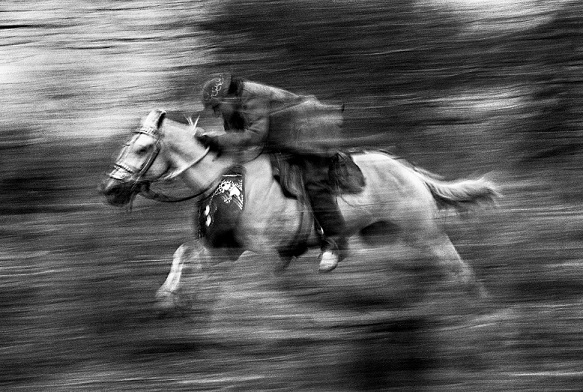
#> input picture imagens/cavalo.jpg, 583 x 392 px
$ jupyter execute comum_operations.ipynb
#> lines starting #> are read from the running program, lines starting #| are printed output that depends on the picture; after the words box and inside, x2 and y2 are one past the last pixel; in counts of white or black regions, pixels touching at a corner belong together
[cell 1]
import cv2
from glob import glob
import matplotlib.pyplot as plt
import numpy as np
from pathlib import Path

[cell 2]
def get_segmented_img(src, num_colors=2):

    vector             = src.reshape(-1).astype(np.float32)
    criteria           = (cv2.TERM_CRITERIA_EPS + cv2.TERM_CRITERIA_MAX_ITER, 5, 1.0)
    _, labels, centers = cv2.kmeans(vector, num_colors, None, criteria, attempts=5, flags=cv2.KMEANS_PP_CENTERS)

    labels_w_color  = centers[labels.flatten()]
    segmented       = labels_w_color.reshape((src.shape)).astype(np.uint8)
    return segmented

[cell 3]
scale_factor = 1/8
path = "imagens/cavalo.jpg"
src = cv2.imread(path, 0)
#> src is the input picture: shape (392, 583); min 0, max 255, mean 91
src_res = cv2.resize(src, None, fx=scale_factor, fy=scale_factor, interpolation=cv2.INTER_LINEAR)
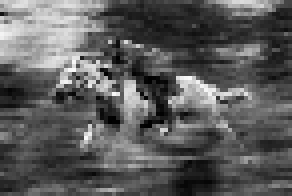
#> src_res: shape (49, 73) (shown 4 times larger); min 0, max 250, mean 91.5
draw = cv2.putText(src.copy(), Path(path).stem, (0, 40), cv2.FONT_HERSHEY_SIMPLEX, 2, (255), 3)

[cell 4]
rows,cols = src.shape
#> rows = 392; cols = 583
pts1 = np.float32([[10, 100],[200,50],[50,200]])
pts2 = np.float32([[40, 130],[190,70],[50,200]])
M = cv2.getAffineTransform(pts1,pts2)
dst = cv2.warpAffine(src,M,(cols,rows))
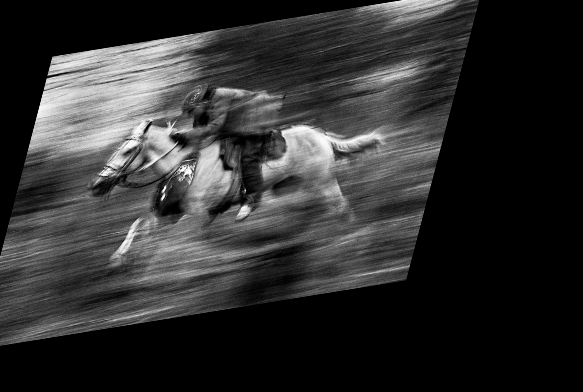
#> dst: shape (392, 583); min 0, max 255, mean 47.6

[cell 5]
plt.figure(figsize=(30, 10))
plt.subplot(2,5, 1);plt.title("Histogram")#;plt.axis('off')
plt.hist(src.ravel())
plt.subplot(2,5, 2);plt.title("Src");plt.axis('off')
plt.imshow(src, cmap='gray')
plt.subplot(2,5, 3);plt.title("Flip Ax 0");plt.axis('off')
plt.imshow(src[::-1], cmap='gray')
plt.subplot(2,5, 4);plt.title("Flip Ax 1");plt.axis('off')
plt.imshow(src[:, ::-1], cmap='gray')
plt.subplot(2,5, 5);plt.title("Color Map Jet");plt.axis('off')
plt.imshow(src, cmap='jet')

plt.subplot(2,5, 6);plt.title("Resize");plt.axis('off')
plt.imshow(src_res, cmap='gray')
plt.subplot(2,5, 7);plt.title("Segment K = 2");plt.axis('off')
plt.imshow(get_segmented_img(src), cmap='gray')
#> in get_segmented_img, `_, labels, centers = cv2.kmeans(vector, num_colors, None, criteria, at..`: centers = [64.41, 171]
#> in get_segmented_img, `segmented       = labels_w_color.reshape((src.shape)).astype(np.uint8)`:
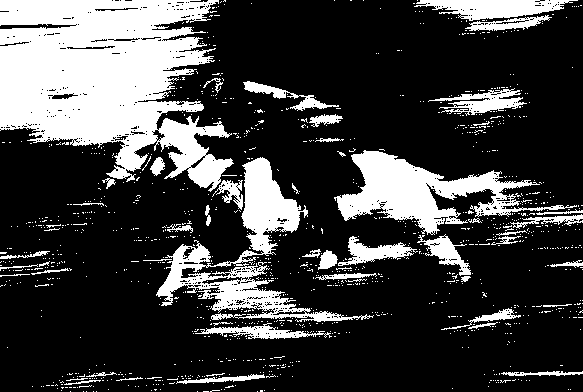
#> segmented: shape (392, 583); values 64 (black) and 170 (white), 25% white; 1148 white regions (1096 under 20 px), largest, box (x1, y1, x2, y2) and area: (0, 0, 234, 192) 28214, (156, 157, 374, 322) 7924, (334, 150, 577, 235) 7293
plt.subplot(2,5, 8);plt.title("Segment K = 4");plt.axis('off')
plt.imshow(get_segmented_img(src, 4), cmap='gray')
#> call 2 of get_segmented_img, with num_colors = 4
#> in get_segmented_img (call 2), `_, labels, centers = cv2.kmeans(vector, num_colors, None, criteria, at..`: centers = [78.3, 37.8, 195.2, 125.2]
#> in get_segmented_img (call 2), `segmented       = labels_w_color.reshape((src.shape)).astype(np.uint8)`:
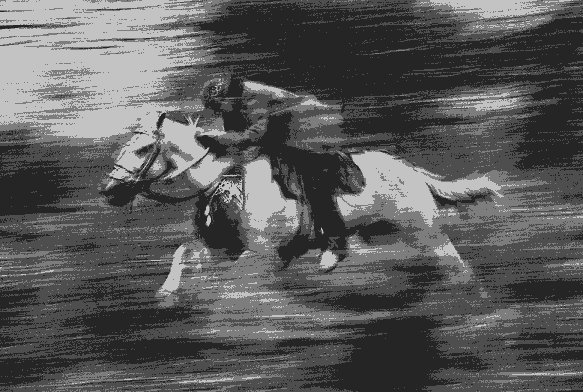
#> segmented: shape (392, 583); min 37, max 195, mean 90.6
plt.subplot(2,5, 9);plt.title("Put Text");plt.axis('off')
plt.imshow(draw, cmap='gray')
plt.subplot(2,5, 10);plt.title("WarpAffine");plt.axis('off')
plt.imshow(dst, cmap='gray')
plt.tight_layout()
plt.savefig("demo.jpg")
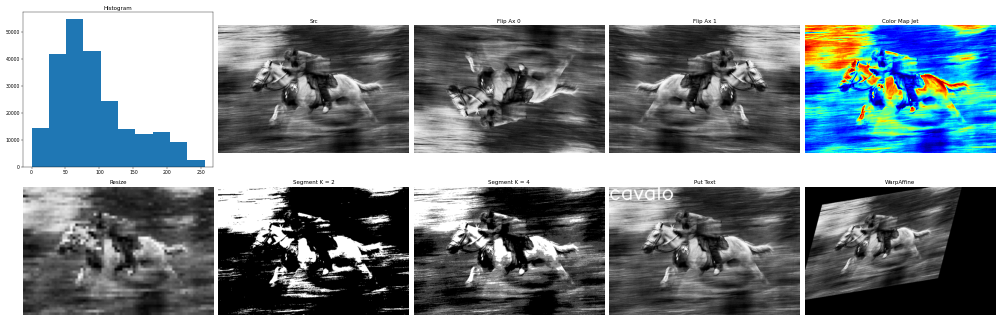
#> figure drawn by matplotlib, 10 panels; panel 1: tallest bar 54576 high, from x = 51 to 76.5

$ run again, with imagens/circuit-board.jpg copied over imagens/cavalo.jpg
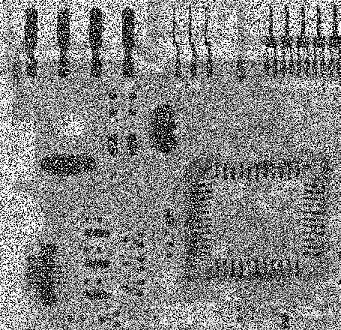
#> input picture imagens/circuit-board.jpg, 341 x 330 px
#> src is the input picture: shape (330, 341); min 0, max 255, mean 133.8
#> centers = [197, 59.17]
#> in get_segmented_img, `segmented       = labels_w_color.reshape((src.shape)).astype(np.uint8)`:
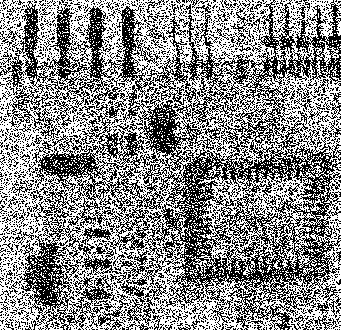
#> segmented: shape (330, 341); values 59 (black) and 197 (white), 54.1% white; black in thin lines or dots
#> centers = [159.6, 18.2, 233.1, 90.93]
#> in get_segmented_img (call 2), `segmented       = labels_w_color.reshape((src.shape)).astype(np.uint8)`:
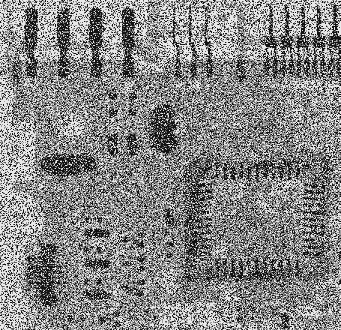
#> segmented: shape (330, 341); min 18, max 233, mean 133.3

$ run again, with imagens/igarassu.jpg copied over imagens/cavalo.jpg
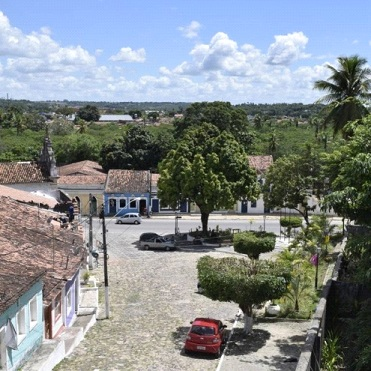
#> input picture imagens/igarassu.jpg, 371 x 371 px
#> centers = [69.73, 193.3]
#> in get_segmented_img, `segmented       = labels_w_color.reshape((src.shape)).astype(np.uint8)`:
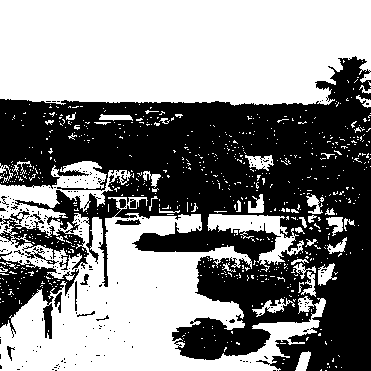
#> segmented: shape (371, 371); values 69 (black) and 193 (white), 53.8% white; 216 black regions (202 under 20 px), largest, box (x1, y1, x2, y2) and area: (0, 56, 371, 371) 59785, (0, 251, 79, 339) 2628, (25, 247, 59, 265) 124
#> centers = [105.6, 180.8, 43.24, 218.1]
#> in get_segmented_img (call 2), `segmented       = labels_w_color.reshape((src.shape)).astype(np.uint8)`:
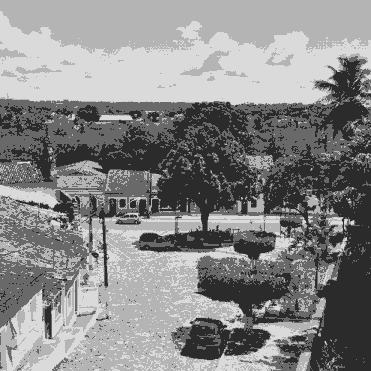
#> segmented: shape (371, 371); min 43, max 218, mean 135.7
